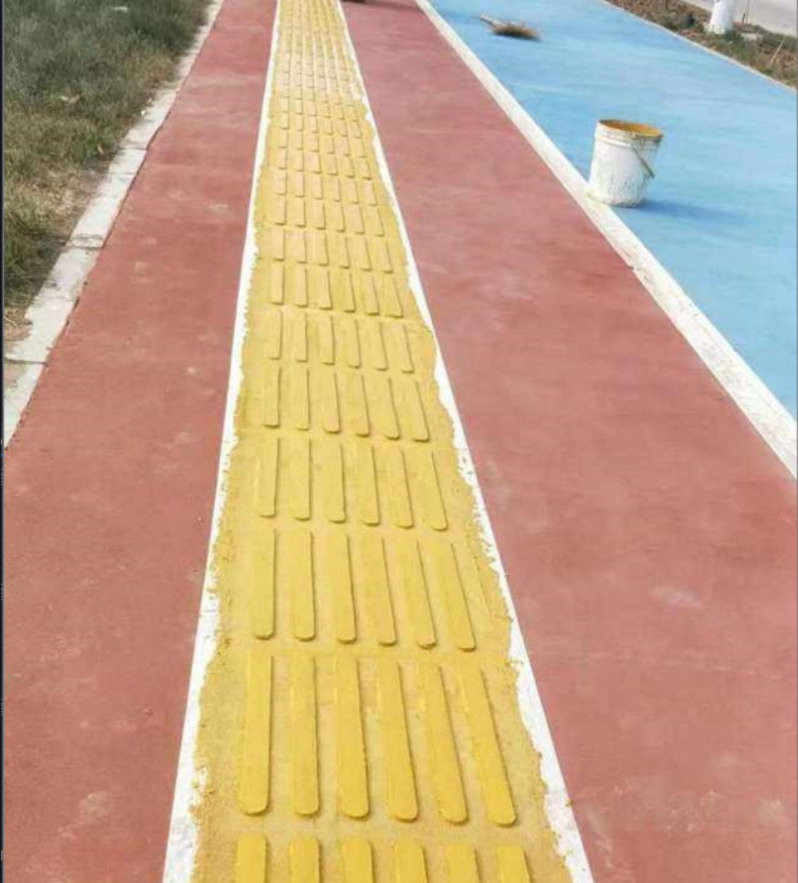
#> input picture pics/01.jpg, 798 x 883 px
$ python main.py
#> lines starting #> are read from the running program, lines starting #| are printed output that depends on the picture; after the words box and inside, x2 and y2 are one past the last pixel; in counts of white or black regions, pixels touching at a corner belong together
### image_process.py
import cv2
import numpy as np
import matplotlib.pyplot as plt
import colorsys

class ImageProcessor:
    def __init__(self, path):
        self.image = self.read_image(path)
        self.v = self.cal_v(self.image)
        self.s = self.cal_s(self.image)
        self.h = self.calculate_h(self.image)
        self.hsv_image = self.rgb2hsv(self.image)

    def read_image(self, path):
#> called with path = 'pics/01.jpg'
        return cv2.imread(path)
#> returned value is the input picture: shape (883, 798, 3); mean B, G, R 131.7, 161.9, 196.1

    def get_pixel_hsv(self, x, y):
        return self.hsv_image[y,x]

    def cal_v(self, image):
        v = np.amax(image, axis=2)
        return v


    def cal_s(self, image):
        min_value = np.amin(image, axis=2)
        s = np.zeros_like(self.v)
        mask = (self.v != 0)  # 找到V不等于0的像素
#> mask: shape (883, 798) bool; every value is 1
        s[mask] = ((self.v[mask] - min_value[mask]) / self.v[mask]) * 255  # 只在V不等于0的像素上计算S
        return s.astype(np.uint8)

    def calculate_h(self, image):
        min_value = np.amin(image, axis=2)
        diff = self.v - min_value

        r, g, b = cv2.split(image)
        h = np.zeros_like(self.v, dtype=np.int32)

        mask = (self.v == r) & (diff != 0)
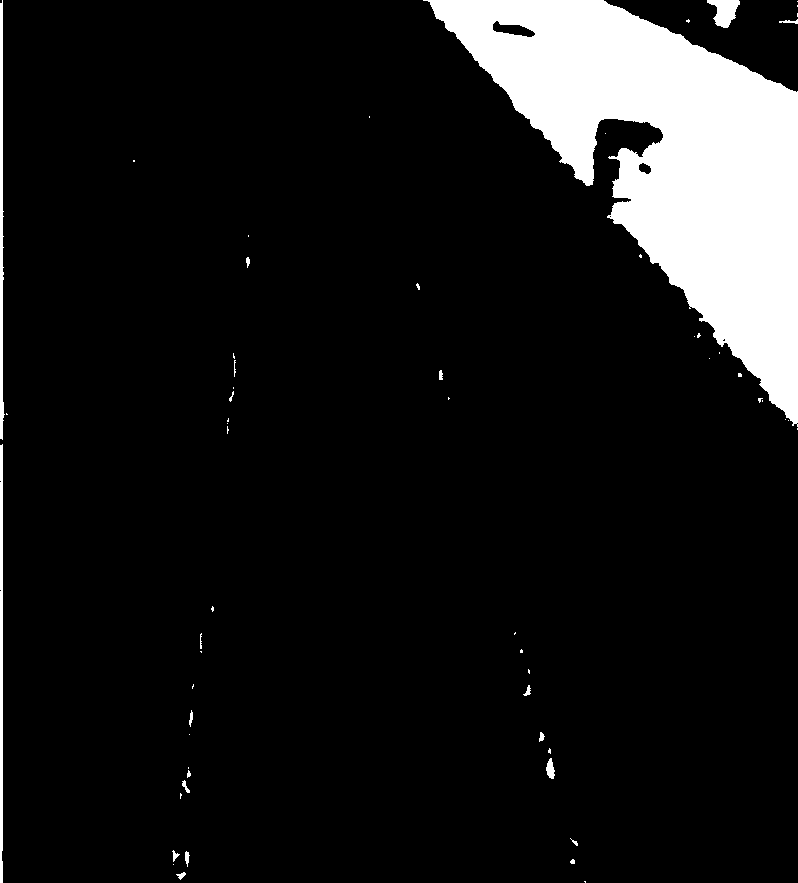
#> mask: shape (883, 798) bool; 10.2% white; 60 white regions (39 under 20 px), largest, box (x1, y1, x2, y2) and area: (423, 0, 798, 427) 67456, (0, 0, 5, 440) 1341, (0, 444, 3, 883) 1303
        h[mask] = 60 * (g[mask] - b[mask]) / diff[mask]
#> h: shape (883, 798) int32; 45 distinct labels, from 0 to 196

        mask = (self.v == g) & (diff != 0)
#> mask: shape (883, 798) bool; 4.1% white; 164 white regions (80 under 20 px), largest, box (x1, y1, x2, y2) and area: (3, 0, 195, 157) 13490, (579, 128, 620, 201) 1155, (735, 358, 798, 430) 1134
        h[mask] = 120 + 60 * (b[mask] - r[mask]) / diff[mask]
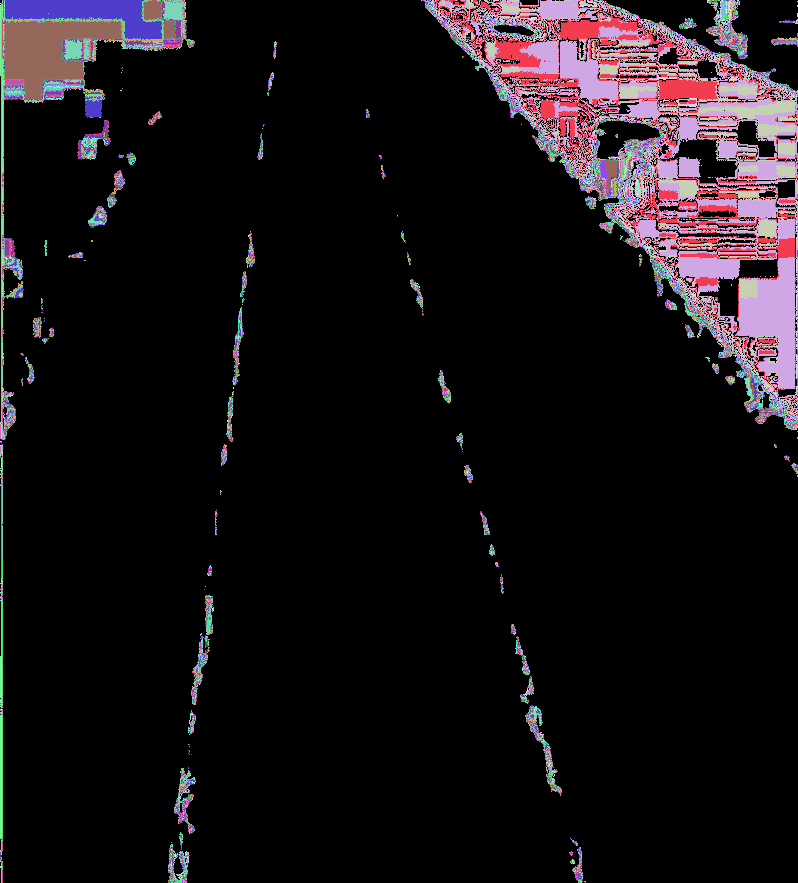
#> h: shape (883, 798) int32; 89 distinct labels, from 0 to 316; one colour per label, 0 black

        mask = (self.v == b) & (diff != 0)
#> mask: shape (883, 798) bool; 86.4% white; 109 black regions (53 under 20 px), largest, box (x1, y1, x2, y2) and area: (421, 0, 798, 431) 72220, (0, 0, 186, 440) 14696, (0, 444, 3, 883) 1304
        h[mask] = 240 + 60 * (r[mask] - g[mask]) / diff[mask]

        h[h < 0] += 360

        return h

    def hsv_image(self):
        hsv = np.dstack((self.h, self.s, self.v))
        return hsv

    def rgb2hsv(self, image):
        r, g, b = cv2.split(image)
        r, g, b = r / 255.0, g / 255.0, b / 255.0  # 归一化到0~1的范围
        h, s, v = np.vectorize(colorsys.rgb_to_hsv)(r, g, b)  # 使用numpy的广播功能
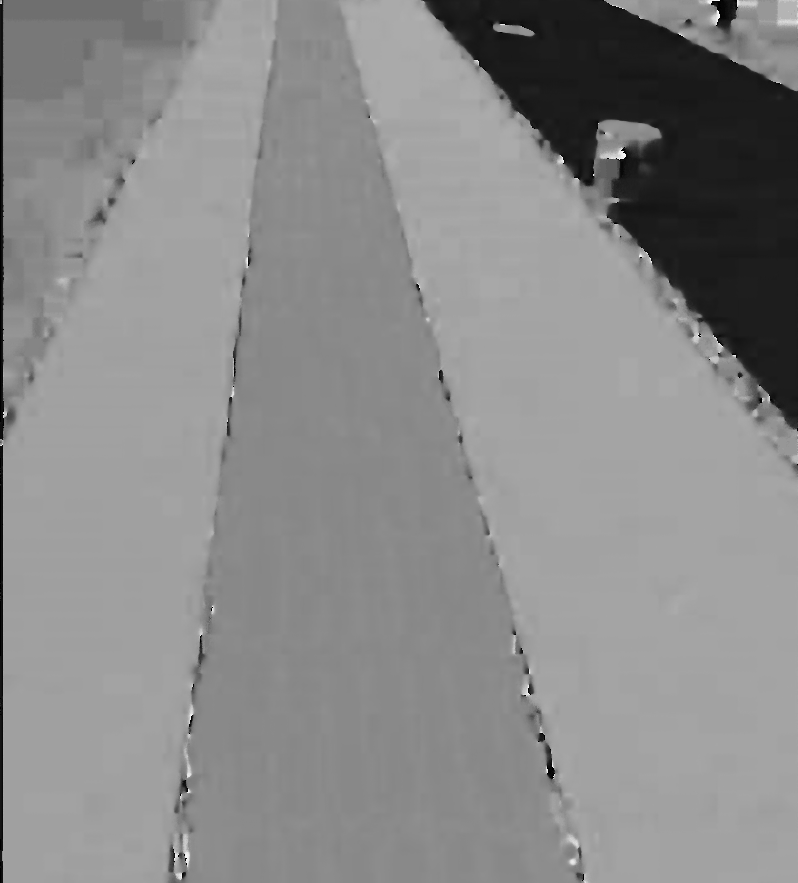
#> h: shape (883, 798) float64; min 0, max 0.987, mean 0.544
        h = h * 360
        s = s * 255
        v = v * 255
        hsv = cv2.merge([h, s, v])
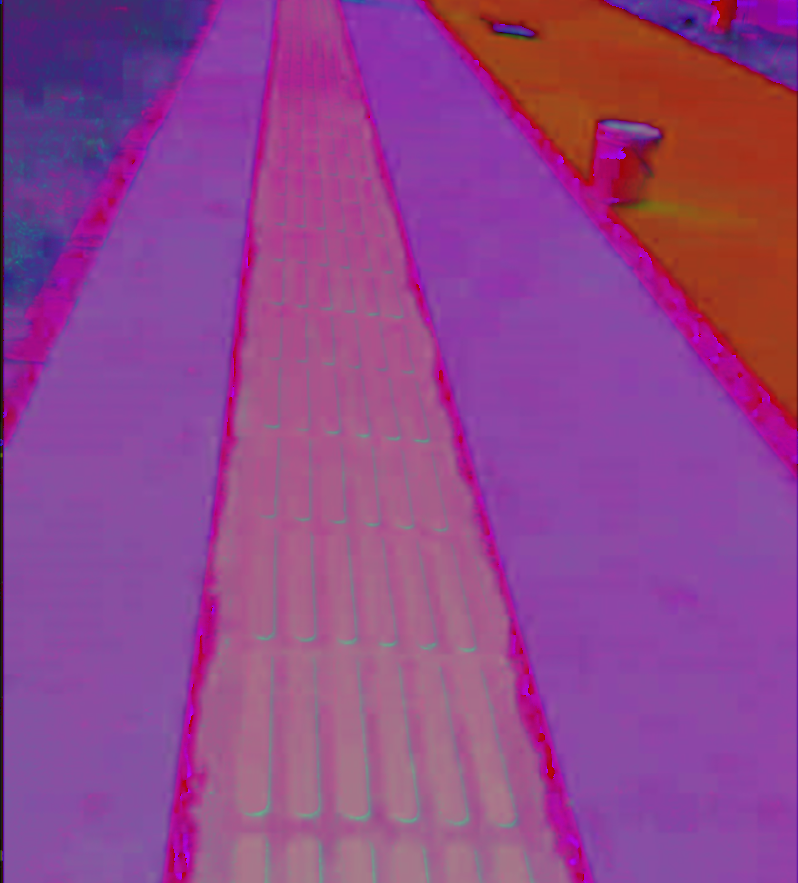
#> hsv: shape (883, 798, 3) float64; mean of channels 0, 1, 2 195.7, 96.4, 202.6; drawn with min black and max white
        return hsv

    # [31 lines left out: functions show_hsv, display_hsv_components, display_image, not called in this run]


# [4 lines that do not run on import are left out]


### main.py
import cv2
import numpy as np
import os
from image_process import ImageProcessor
from scipy.ndimage import median_filter as mf, label, sum
from scipy.ndimage import binary_dilation

class blind_spot:
    def __init__(self, image_processor,output_path, kernel_size=5, area_threshold=100, dilate_size=15):
        self.image_processor = image_processor
        self.kernel_size = kernel_size
        self.area_threshold = area_threshold
        self.dilate_size = dilate_size
        self.output_path = output_path

    def color_segmentation(self):
        hsv_image = self.image_processor.hsv_image
        h, s, v = cv2.split(hsv_image)
        height, width = h.shape
#> height = 883; width = 798
        finish_data = np.zeros_like(h, dtype=np.uint8)

        for i in range(width):  # 注意这里i对应的是宽度（x坐标）
            for j in range(height):  # 注意这里j对应的是高度（y坐标）
                if 190 < h[j, i] < 210 and 60 < s[j, i] < 255 and 60 < v[j, i] < 255:
                    finish_data[j, i] = 255
#> finish_data: shape (883, 798); 29.2% white; 93 white regions (72 under 20 px), largest, box (x1, y1, x2, y2) and area: (189, 0, 573, 883) 192323, (4, 135, 115, 246) 5192, (104, 49, 184, 147) 1998

        return finish_data

    def median_filter(self, image):
        # 对image进行中值滤波
        filtered_image = mf(image, size=self.kernel_size)

        # 对滤波后的图像进行标记
        labeled_image, num_features = label(filtered_image)
#> num_features = 25
#> filtered_image: shape (883, 798); 29.1% white; 25 white regions (5 under 20 px), largest, box (x1, y1, x2, y2) and area: (189, 0, 573, 883) 192479, (4, 136, 113, 245) 5237, (105, 55, 180, 143) 1996

        # 计算每个标记区域的面积
        areas = sum(filtered_image, labeled_image, range(1, num_features+1))

        # 创建一个新的图像，只包含面积大于阈值的区域
        filtered_image = np.zeros_like(filtered_image, dtype=np.uint8)
        for i in range(1, num_features+1):
            if areas[i-1] > self.area_threshold:
                filtered_image[labeled_image == i] = 255
        return filtered_image

    def dilate_image(self,image):
        # 创建一个正方形的结构元素
        struct_element = np.ones((self.dilate_size,self.dilate_size))

        # 将图像转换为二值图像
        binary_image = image > 0

        # 对二值图像进行膨胀处理
        dilated_image = binary_dilation(binary_image, structure=struct_element)

        # 将膨胀后的二值图像转换回原来的像素值范围，并转换为uint8类型
        dilated_image = (dilated_image * 255).astype(np.uint8)

        return dilated_image

    def label_regions(self,image):
        height, width = image.shape
#> height = 883; width = 798
        class_num = 0

        stack = []
        for i in range(height):
            for j in range(width):
                if image[i, j] == 255:
                    stack.append((i, j))
                    class_num += 1
                    while stack:
                        x0, y0 = stack.pop()
                        if 0 <= x0 < height and 0 <= y0 < width and image[x0, y0] == 255:
                            image[x0, y0] = class_num
                            stack.extend([(x0-1, y0), (x0+1, y0), (x0, y0-1), (x0, y0+1),
                                        (x0-1, y0-1), (x0-1, y0+1), (x0+1, y0-1), (x0+1, y0+1)])
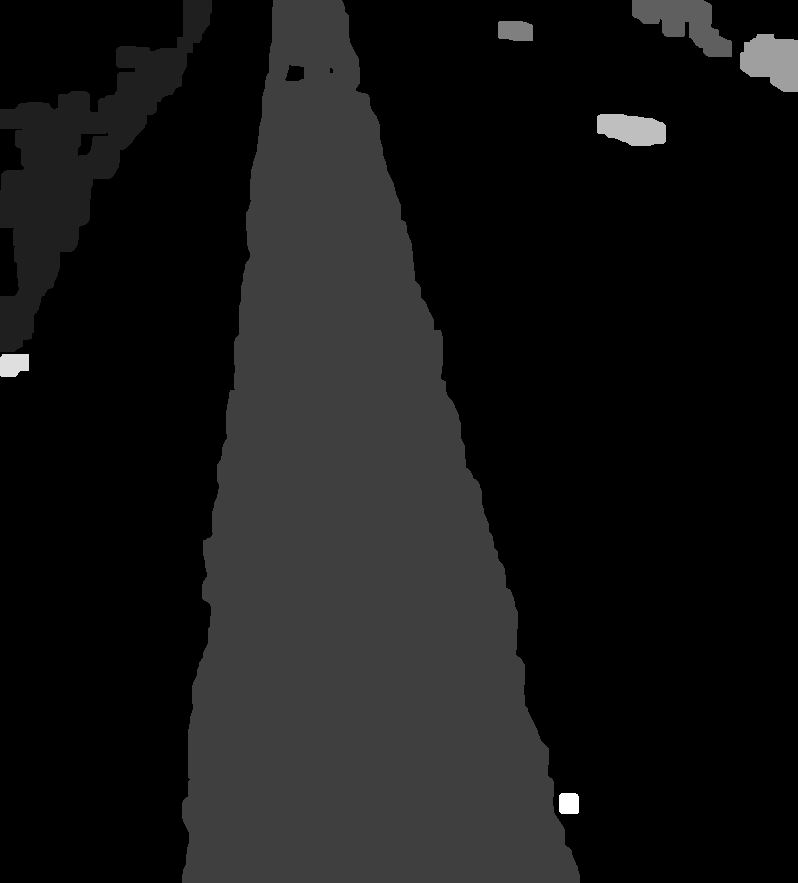
#> image: shape (883, 798); min 0, max 8, mean 0.69; drawn with min black and max white
#> after the loop, class_num = 8; stack = []
        for i in range(height):
            for j in range(width):
                if image[i, j] != 0:
                    image[i, j] = 255 * image[i, j] / class_num
        return image

    def screen_region(self,label_image):
        # 对图像进行标记
        labeled_image, num_features = label(label_image)
#> num_features = 8

        # 计算每个标记区域的面积
        areas = sum(label_image, labeled_image, range(1, num_features+1))

        # 找到面积最大的区域的标签
        largest_label = np.argmax(areas) + 1
#> largest_label = 2

        # 创建一个新的图像，只包含面积最大的区域
        new_image = np.zeros_like(label_image, dtype=np.uint8)
        new_image[labeled_image == largest_label] = 255

        return new_image

    def run_show(self):
        segmented_image = self.color_segmentation()
        self.show_image(segmented_image)
        filtered_image = self.median_filter(segmented_image)
        self.show_image(filtered_image)
        dilated_image = self.dilate_image(filtered_image)
        self.show_image(dilated_image)
        labeled_image = self.label_regions(dilated_image)
        self.show_image(labeled_image)
        screen_image = self.screen_region(labeled_image)
        self.show_image(screen_image)
#> in show_image (call 5), `cv2.imshow('image', image)`:
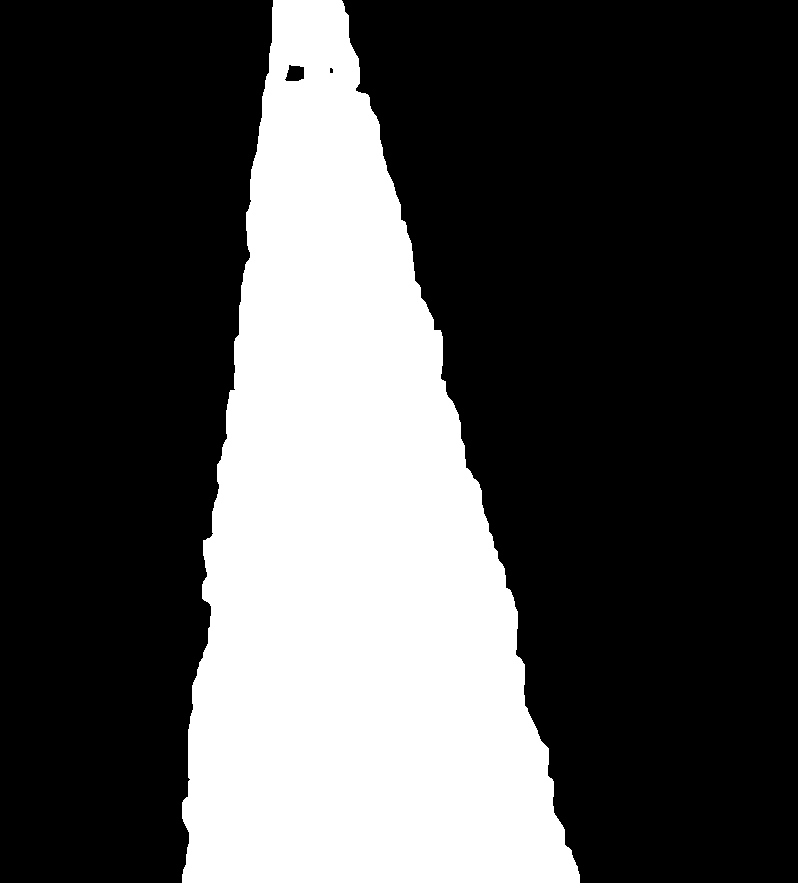
#> window 'image': shape (883, 798); 29.8% white; 1 white region, box (x1, y1, x2, y2) and area: (182, 0, 580, 883) 210230
        self.save_image(screen_image, 'output.jpg')

    def run(self):
        segmented_image = self.color_segmentation()
        filtered_image = self.median_filter(segmented_image)
        dilated_image = self.dilate_image(filtered_image)
        labeled_image = self.label_regions(dilated_image)
        screen_image = self.screen_region(labeled_image)
        self.save_image(screen_image, 'output.jpg')

    def show_image(self, image):
        cv2.imshow('image', image)
        cv2.waitKey(0)
        cv2.destroyAllWindows()

    def save_image(self, image, name):
        if not os.path.exists(self.output_path):
            os.makedirs(self.output_path)
        cv2.imwrite(os.path.join(self.output_path, name), image)


if __name__ == '__main__':
    image_processor = ImageProcessor('pics/01.jpg')

    bs = blind_spot(image_processor,'./pics/output', kernel_size=5, area_threshold=100, dilate_size=15)
    bs.run_show()
